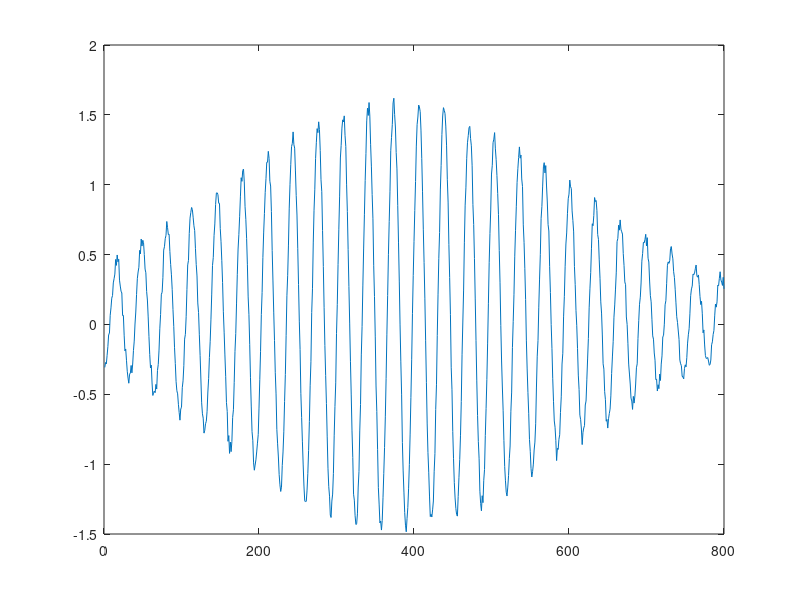

Here is the MATLAB script that generated this plot: (Note: this script raises an error after producing the figure.)
% function testmethods()
% addpath(genpath('/gpfs01/sirota/homes/weiwei/matlab/'))
% addpath /gpfs01/sirota/data/bachdata/data/antsiro/blab/sm96_big
% FileBase='4_16_05_merged';
% cd ~/data/sm/4_16_05_merged/
% 
% fnames=dir('4_16_05_merged.phase.ch51*');
% load(fnames.name)
% tfr=[11 11; 11 12; 11 13; 11 14;10 11; 10 12; 10 13; 10 14; 9 11; 9 12; 9 13; 9 14;8 14;7 14;11 16; 11 18; 11 20;11 22];
% ltfr=size(tfr,1);
% pw=sum(abs(out.LFPsig(:,9:14,1)),2);
% 
% Res=find(pw>prctile(pw,99.97));
% Res(Res<81)=[];
% nlag=40;
% LFP=zeros(length(Res),32,2,nlag);
% for k=1:nlag
%     LFP(:,:,:,k)=out.LFPsig(Res-80+2*k,:,:);
% end
% clear out
% nte=zeros(ltfr,ltfr,nlag-1);
% me=zeros(ltfr,ltfr,nlag-1);
% ste=zeros(ltfr,ltfr,nlag-1);
% pval=zeros(ltfr,ltfr,nlag-1);
% h=cell(ltfr,ltfr,nlag-1);
% t=1:length(Res);
% pci=zeros(ltfr,ltfr,nlag-1);
% pst=zeros(ltfr,ltfr,nlag-1);
% cst=zeros(ltfr,ltfr,nlag-1);
% cci=zeros(ltfr,ltfr,nlag-1);
% cpap=zeros(ltfr,ltfr,nlag-1);
% par.width=.4;
% for k=1:ltfr
%         X=fangle(sum(LFP(:,tfr(k,1):tfr(k,2),1,40),2));
%     for n=1:ltfr
%         for m=1:39
%             Z=fangle(sum(LFP(:,tfr(k,1):tfr(k,2),1,m),2));
%             Y=fangle(sum(LFP(:,tfr(n,1):tfr(n,2),2,m),2));
%             [nte(k,n,m), me(k,n,m), ste(k,n,m), pval(k,n,m), h{k,n,m}, XBins, YBins, ZBins, ~]=...
%                 nTE(X,Y,Z,400);
%              oci=...
%                 KCIcausal_new(X,Y,Z,par,t,0);
%             pci(k,n,m)=oci(1);
%             pst(k,n,m)=oci(2);
%             cst(k,n,m)=oci(3);
%             cci(k,n,m)=oci(5);
%             cpap(k,n,m)=oci(7);
%         end
%     end
% end
% for k=1:ltfr
%     
% end
% 
% State='RUN';
% [FeatData, FeatName] = mLoadBurst(FileBase, State);
% mrad=(strcmp(FeatData{15},'CA1rad')' & (abs(FeatData{2}-45)<15) & (FeatData{9}>40));
% [x, indx]=spkcount(FeatData{3}(mrad));
% 
% tst_x=sq(out.LFPsig(:,:,2));
% FreqB=out.FreqBins;
% clear out
% x=sum(tst_x(:,11:16),2);


% simulation
b=[0.001,.01,.01,1,exp(-[0:.5:10])];% [0.001,exp(-[0:5:30])];
a=1;
funclist={'freal', 'orix', 'dfangle', 'ffangle', 'fabs',};
lf=length(funclist);
np=12;% lags to be calculated
nlevel=.3;
st=randi(800,1)*pi;%randi(size(x,1)-np*400,1);
% t=st:(st+800-1);
xt=(exp(-([1:800]'-300).^2/200^2/2)+exp(-([1:800]'-500).^2/200^2/2)*.7).*exp(sqrt(-1)*(pi*40/650*[1:800]'+st));
xt=xt+std(abs(xt))*nlevel*rand(800,1);%+0.3*rand(800,1);%x(t);
figure; plot(real(xt))
nci=zeros(np,lf,7,4);
par.width=.3;
noif=exp(sqrt(-1)*(rand(800,1)-.5)*pi*.3);
stt=5;
bins=linspace(-pi,pi,10);
pl=zeros(np,lf,4);
MI=zeros(np,lf,2);
for k=1:lf%5%32%
    istest=false;
    y=feval(funclist{k},xt,b,a,istest);
    y=y.*noif+std(abs(y))*nlevel*rand(800,1);
    xn=fangle(xt([1:2:end]'));
    y=fangle(y([1:2:end]'));
    if k==1
        lt=length(y);
    end
    for n=1:np%3%
        % !, 5, 7
        pl(n,k,1)=xn(stt:(end-n))'*y((n+stt):end)/(lt-stt-n+1);
        pl(n,k,2)=y(stt:(end-n))'*xn((n+stt):end)/(lt-stt-n+1);
        pl(n,k,3)=xn(stt:(end-n))'*xn((n+stt):end)/(lt-stt-n+1);
        pl(n,k,4)=y(stt:(end-n))'*y((n+stt):end)/(lt-stt-n+1);
        MI(n,k,1)=MutualInformation(angle(xn(stt:(end-n))),angle(y((n+stt):end)),11,11);
        MI(n,k,2)=MutualInformation(angle(y(stt:(end-n))),angle(xn((n+stt):end)),11,11);
        nci(n,k,:,1)=KCIcausal_new(xn(stt:(end-n)),y((n+stt):end),[xn(1:(end-n-stt+1)),y(stt:(end-n)),y((stt-1):(end-n-1))],par,1:(lt-n),0);
        nci(n,k,:,3)=KCIcausal_new(y(stt:(end-n)),xn((n+stt):end),[y(1:(end-n-stt+1)),xn(stt:(end-n)),xn((stt-1):(end-n-1))],par,1:(lt-n),0);
%         pxn=feval(funclist{k},xn,b,a,1);xn(3:(end-n+1)),y(3:(end-n+1)),%
%         nci(n,k,:,2)=KCIcausal_new(pxn(2:(end-n)),y((n+2):end),[pxn(3:(end-n+1)),pxn(1:(end-n-1)),y(2:(end-n))],par,1:(lt-n),0);
%         nci(n,k,:,4)=KCIcausal_new(y(2:(end-n)),pxn((n+2):end),[y(3:(end-n+1)),y(1:(end-n-1)),pxn(2:(end-n))],par,1:(lt-n),0);
    end
end
for k=[1, 2, 3, 5, 7]
figure(10+k)
plot(1:np,sq(nci(:,:,k,1)))
hold on
plot(1:np,sq(nci(:,:,k,3)),'+-')
legend(funclist)
end
% figure(158)
% subplot(211)
% plot(1:np,MI)
% legend('mutual I','inv')
% subplot(212)
% plot(1:np,abs (pl))
% legend('pl','inv pl','xn pwwwl','yn pl')



% for k=[1, 5, 7]
% figure(k+1)
% plot(1:np,sq(ci(:,:,k,1)))
% % hold on
% % plot(1:np,sq(ci(:,:,k,3)),'+-')
% legend(funclist)
% end